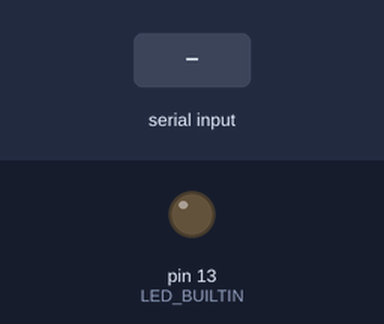
The sketch below on a simulated Arduino Uno, built with avr-gcc and run on an emulated ATmega328P. Parts: output pins drawn as LEDs (lit = HIGH). Dashed ring = blinking. Inputs (shaded band) come from the test bench. Random numbers use the default seed unless the sketch sets one.

Above: at 1.2 s.
1.3 s: "90,45\n" received over Serial
At 1.9 s:
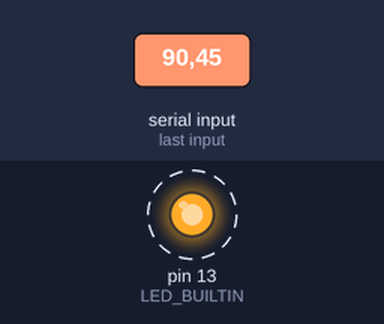
Timing chart, 0 to 10.3 s (numbered marks = the images above; inputs shaded):
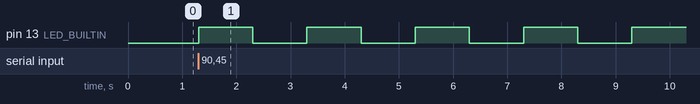

Measured:
- after the input at 1.3 s, pin 13 (LED_BUILTIN): alternates HIGH for 1.0 s and LOW for 1.0 s, starting at once

The sketch:

1.1.ino
```cpp
#include <Arduino.h>

void setup() {
  pinMode(LED_BUILTIN, OUTPUT);
  Serial.begin(9600);
}

void loop() {
  if (Serial.available() > 0) {
    int blinks = Serial.parseInt();
    for (int i = 0; i < blinks; i++) {
      digitalWrite(LED_BUILTIN, HIGH);
      delay(1000);
      digitalWrite(LED_BUILTIN, LOW);
      delay(1000);
    }
    int waitTime = random(1, 10);  // Send a random wait time between 1 and 10 seconds
    Serial.println(waitTime);
  }
}
```
